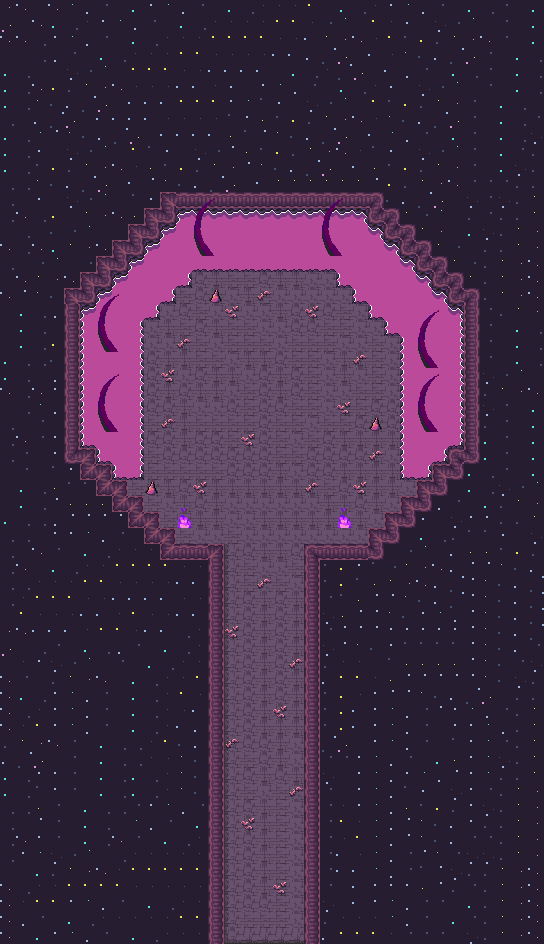

This is a level from a 2D game, rendered from its Tiled map with the project's own tilesets. A one-line summary and the map file follow, with tile-layer data summarised:
An orthogonal 34x59 tile map with 16x16 px tiles, 4 tile layers (Collision, Bridge, BackGround, Tentacles), 5 tilesets and 4 objects (dialog).

<map version="1.10" tiledversion="1.11.2" orientation="orthogonal" renderorder="right-down" width="34" height="59" tilewidth="16" tileheight="16" infinite="0" nextlayerid="15" nextobjectid="74">
 <editorsettings>
  <export target="wastetown..tmx" format="tmx" />
 </editorsettings>
 <tileset firstgid="1" source="../../tileset/main.tsx" />
 <tileset firstgid="10113" source="../../tileset/buildings.tsx" />
 <tileset firstgid="11905" source="../../tileset/dungeon/dungeon_bis.tsx" />
 <tileset firstgid="28289" source="../../tileset/dungeon/animatedtiles.tsx" />
 <tileset firstgid="44673" source="../../tileset/dungeon/DarkAbbeyTiles.tsx" />
 <layer id="14" name="Collision" width="34" height="59">
  <data>[2006 cells, 306 non-empty, 1 distinct tile ids]</data>
 </layer>
 <layer id="8" name="Bridge" width="34" height="59">
  <data>[2006 cells, 1376 non-empty, 49 distinct tile ids]</data>
 </layer>
 <layer id="7" name="BackGround" width="34" height="59">
  <data>[2006 cells, 1052 non-empty, 45 distinct tile ids]</data>
 </layer>
 <layer id="9" name="Tentacles" width="34" height="59">
  <properties>
   <property name="spriteLayer" type="bool" value="true" />
  </properties>
  <data>[2006 cells, 133 non-empty, 25 distinct tile ids]</data>
 </layer>
 <objectgroup id="4" name="Objects">
  <object id="51" template="../../obj/entry_up.tx" x="226" y="941" width="90" height="16">
   <properties>
    <property name="teleport" value="" />
   </properties>
  </object>
  <object id="71" name="Ward" type="dialog" gid="44680" x="225.667" y="559" width="78.6667" height="16">
   <properties>
    <property name="dialog">[
	{
		"text": "A massive magical red barrier is blocking the path.",
		"options": [
			{ "name": "Leave" },
			{
				"name": "Unlock with the strange key",
				"condition": [
					{ "item": "Strange Key" }
				],
				"text": "The gate is unlocked.",
				"options": [
					{
						"name": "Continue",
						"action": [
							{ "deleteMapObject": -1 },
							{ "removeItem": "Strange Key" }
						]
					}
				]
			}
		]
	}
]</property>
   </properties>
  </object>
  <object id="72" template="../../obj/enemy.tx" x="269.201" y="404.379" width="64" height="64">
   <properties>
    <property name="effect" value="{ &quot;startBattleWithCardInCommandZone&quot;: [ &quot;Emrakul's Presence&quot;]}" />
    <property name="enemy" value="Emrakul" />
    <property name="spawn.Easy" type="bool" value="false" />
    <property name="spawn.Hard" type="bool" value="true" />
    <property name="spawn.Insane" type="bool" value="true" />
    <property name="spawn.Normal" type="bool" value="false" />
   </properties>
  </object>
  <object id="73" template="../../obj/enemy.tx" x="203.133" y="404.621" width="64" height="64">
   <properties>
    <property name="effect" value="{ &quot;startBattleWithCardInCommandZone&quot;: [ &quot;Emrakul's Awakening&quot;]}" />
    <property name="enemy" value="Emrakul" />
    <property name="spawn.Easy" type="bool" value="true" />
    <property name="spawn.Hard" type="bool" value="false" />
    <property name="spawn.Insane" type="bool" value="false" />
    <property name="spawn.Normal" type="bool" value="true" />
   </properties>
  </object>
 </objectgroup>
</map>
